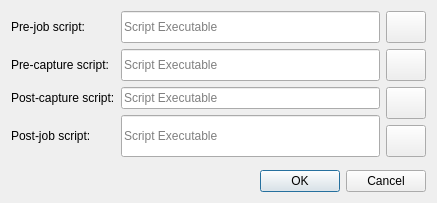
<?xml version="1.0" encoding="UTF-8"?>
<ui version="4.0">
 <class>ScriptsManager</class>
 <widget class="QDialog" name="ScriptsManager">
  <property name="geometry">
   <rect>
    <x>0</x>
    <y>0</y>
    <width>437</width>
    <height>203</height>
   </rect>
  </property>
  <property name="windowTitle">
   <string>Script Manager</string>
  </property>
  <layout class="QVBoxLayout" name="verticalLayout">
   <item>
    <layout class="QGridLayout" name="gridLayout">
     <item row="0" column="0">
      <widget class="QLabel" name="label">
       <property name="text">
        <string>Pre-job script:</string>
       </property>
      </widget>
     </item>
     <item row="0" column="1">
      <widget class="QLineEdit" name="preJobScript">
       <property name="sizePolicy">
        <sizepolicy hsizetype="Expanding" vsizetype="Preferred">
         <horstretch>0</horstretch>
         <verstretch>0</verstretch>
        </sizepolicy>
       </property>
       <property name="placeholderText">
        <string>Script Executable</string>
       </property>
       <property name="clearButtonEnabled">
        <bool>true</bool>
       </property>
      </widget>
     </item>
     <item row="0" column="2">
      <widget class="QPushButton" name="preJobB">
       <property name="minimumSize">
        <size>
         <width>32</width>
         <height>32</height>
        </size>
       </property>
       <property name="text">
        <string/>
       </property>
       <property name="icon">
        <iconset theme="document-open"/>
       </property>
       <property name="iconSize">
        <size>
         <width>28</width>
         <height>28</height>
        </size>
       </property>
      </widget>
     </item>
     <item row="1" column="0">
      <widget class="QLabel" name="label_2">
       <property name="text">
        <string>Pre-capture script:</string>
       </property>
      </widget>
     </item>
     <item row="1" column="1">
      <widget class="QLineEdit" name="preCaptureScript">
       <property name="sizePolicy">
        <sizepolicy hsizetype="Expanding" vsizetype="Preferred">
         <horstretch>0</horstretch>
         <verstretch>0</verstretch>
        </sizepolicy>
       </property>
       <property name="placeholderText">
        <string>Script Executable</string>
       </property>
       <property name="clearButtonEnabled">
        <bool>true</bool>
       </property>
      </widget>
     </item>
     <item row="1" column="2">
      <widget class="QPushButton" name="preCaptureB">
       <property name="minimumSize">
        <size>
         <width>32</width>
         <height>32</height>
        </size>
       </property>
       <property name="text">
        <string/>
       </property>
       <property name="icon">
        <iconset theme="document-open"/>
       </property>
       <property name="iconSize">
        <size>
         <width>28</width>
         <height>28</height>
        </size>
       </property>
      </widget>
     </item>
     <item row="2" column="0">
      <widget class="QLabel" name="label_3">
       <property name="text">
        <string>Post-capture script:</string>
       </property>
      </widget>
     </item>
     <item row="2" column="1">
      <widget class="QLineEdit" name="postCaptureScript">
       <property name="sizePolicy">
        <sizepolicy hsizetype="Expanding" vsizetype="Preferred">
         <horstretch>0</horstretch>
         <verstretch>0</verstretch>
        </sizepolicy>
       </property>
       <property name="placeholderText">
        <string>Script Executable</string>
       </property>
       <property name="clearButtonEnabled">
        <bool>true</bool>
       </property>
      </widget>
     </item>
     <item row="2" column="2" rowspan="2">
      <widget class="QPushButton" name="postCaptureB">
       <property name="minimumSize">
        <size>
         <width>32</width>
         <height>32</height>
        </size>
       </property>
       <property name="text">
        <string/>
       </property>
       <property name="icon">
        <iconset theme="document-open"/>
       </property>
       <property name="iconSize">
        <size>
         <width>28</width>
         <height>28</height>
        </size>
       </property>
      </widget>
     </item>
     <item row="3" column="0" rowspan="2">
      <widget class="QLabel" name="label_4">
       <property name="text">
        <string>Post-job script:</string>
       </property>
      </widget>
     </item>
     <item row="3" column="1" rowspan="2">
      <widget class="QLineEdit" name="postJobScript">
       <property name="sizePolicy">
        <sizepolicy hsizetype="Expanding" vsizetype="Preferred">
         <horstretch>0</horstretch>
         <verstretch>0</verstretch>
        </sizepolicy>
       </property>
       <property name="placeholderText">
        <string>Script Executable</string>
       </property>
       <property name="clearButtonEnabled">
        <bool>true</bool>
       </property>
      </widget>
     </item>
     <item row="4" column="2">
      <widget class="QPushButton" name="postJobB">
       <property name="minimumSize">
        <size>
         <width>32</width>
         <height>32</height>
        </size>
       </property>
       <property name="text">
        <string/>
       </property>
       <property name="icon">
        <iconset theme="document-open"/>
       </property>
       <property name="iconSize">
        <size>
         <width>28</width>
         <height>28</height>
        </size>
       </property>
      </widget>
     </item>
    </layout>
   </item>
   <item>
    <spacer name="verticalSpacer">
     <property name="orientation">
      <enum>Qt::Vertical</enum>
     </property>
     <property name="sizeHint" stdset="0">
      <size>
       <width>20</width>
       <height>0</height>
      </size>
     </property>
    </spacer>
   </item>
   <item>
    <widget class="QDialogButtonBox" name="buttonBox">
     <property name="orientation">
      <enum>Qt::Horizontal</enum>
     </property>
     <property name="standardButtons">
      <set>QDialogButtonBox::Cancel|QDialogButtonBox::Ok</set>
     </property>
    </widget>
   </item>
  </layout>
 </widget>
 <resources/>
 <connections>
  <connection>
   <sender>buttonBox</sender>
   <signal>accepted()</signal>
   <receiver>ScriptsManager</receiver>
   <slot>accept()</slot>
   <hints>
    <hint type="sourcelabel">
     <x>248</x>
     <y>254</y>
    </hint>
    <hint type="destinationlabel">
     <x>157</x>
     <y>274</y>
    </hint>
   </hints>
  </connection>
  <connection>
   <sender>buttonBox</sender>
   <signal>rejected()</signal>
   <receiver>ScriptsManager</receiver>
   <slot>reject()</slot>
   <hints>
    <hint type="sourcelabel">
     <x>316</x>
     <y>260</y>
    </hint>
    <hint type="destinationlabel">
     <x>286</x>
     <y>274</y>
    </hint>
   </hints>
  </connection>
 </connections>
</ui>
